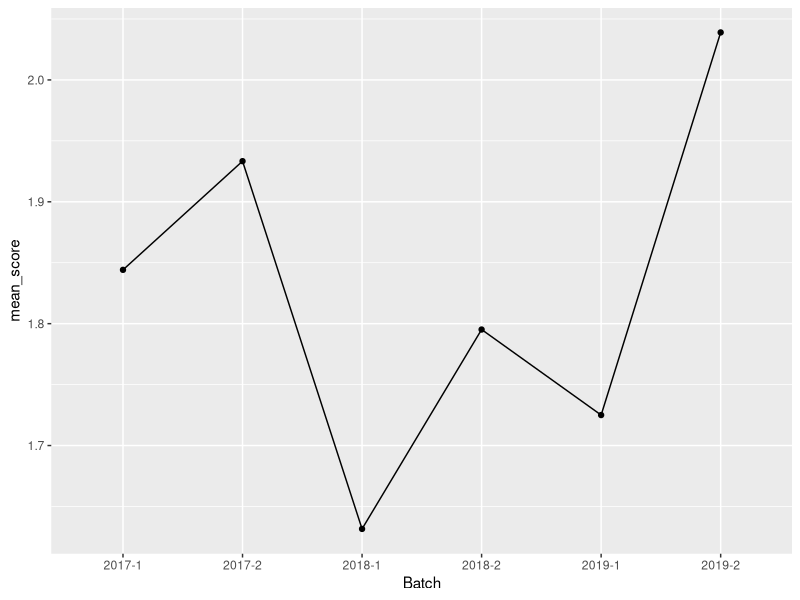

R code for this plot: (Note: this script raises an error after producing the figure.)
library(dplyr)
library(ggplot2)
library(tidyverse)
data <- read.table("./data/TOTAL.csv",
                    header=TRUE, sep=",", stringsAsFactors = FALSE)

# Gets the data ready for a single center
data_single_center <- data %>% filter(SiteID == 'ACRS')
bar_data <- data_single_center  
# Clean the data for the visuals

column.names <- names(data)
questions <- column.names[12:25]


for (question in questions) {
  print(question)
  data_single_center[is.na(data_single_center[question]), question] <- '0'
  data_single_center[data_single_center[question] == 'Not Applicable',question] <- '0'
  data_single_center[data_single_center[question] == 'Almost Never',question] <- '1'
  data_single_center[data_single_center[question] == 'Sometimes',question] <- '2'
  data_single_center[data_single_center[question] == 'Most of the Time',question] <- '3'
  data_single_center[question] <- as.numeric(data_single_center[[question]])
  
}
  
#Visualization #1 Changes Over Time (Line or scatter plot)

dates_grouped <- data_single_center %>% group_by(Batch) %>% summarise(mean_score = mean(Do.more.volunteer.work, na.rm=TRUE))

ggplot(dates_grouped, aes(x=Batch, y=mean_score, group=1)) + geom_line() + geom_point()
  
# Visualization #2 Stacked Bar chart. Filter on question!
# Remove all NA values

bar_data <- bar_data[!is.na(data_single_center$Do.more.volunteer.work),]

grouped_data <- bar_data %>% group_by(Do.more.volunteer.work) %>% summarise(count = n())
  
single_center_bar <- ggplot(grouped_data, aes(x=reorder(Do.more.volunteer.work, -count),count))+geom_bar(stat="identity")


# Visualization #3 Race and Ethnicity

ethnicity_grouped <- data_single_center %>% group_by()



# Gets the data ready for a single center
cleaned_data <- data
# Clean the data for the visuals

column.names <- names(data)
questions <- column.names[12:25]


for (question in questions) {
  print(question)
  cleaned_data[is.na(cleaned_data[question]), question] <- '0'
  cleaned_data[cleaned_data[question] == 'Not Applicable',question] <- '0'
  cleaned_data[cleaned_data[question] == 'Almost Never',question] <- '1'
  cleaned_data[cleaned_data[question] == 'Sometimes',question] <- '2'
  cleaned_data[cleaned_data[question] == 'Most of the Time',question] <- '3'
  cleaned_data[question] <- as.numeric(cleaned_data[[question]])
  
}











# Data exploration

centers <- data.2019 %>% group_by(SiteID) %>% summarise(count = n())

batch <- data %>% group_by(Batch) %>% summarise(count = n())

social.life <- cleaned_data %>% group_by(Batch) %>% summarise(mean1 = mean(Do.more.volunteer.work), mean2 = mean(See.friends.more.often.make.new.friends))

social.life.means <- social.life %>% select(mean1, mean2) %>% rowMeans()

social.life$total_mean <- social.life.means

# Explore Bar

grouped_data <- bar_data %>% group_by(Do.more.volunteer.work, See.friends.more.often.make.new.friends) %>% summarise(count = n()) #%>% filter(Do.more.volunteer.work == See.friends.more.often.make.new.friends)

single_center_bar <- ggplot(grouped_data, aes(x=reorder(Do.more.volunteer.work, -count),count))+geom_bar(stat="identity")

first <- bar_data %>% group_by(Do.more.volunteer.work) %>% summarise(count1 = n())# %>% rename(c(Do.more.volunteer.work = 'categories'))
second <- bar_data %>% group_by(See.friends.more.often.make.new.friends) %>% summarise(count2 = n())
